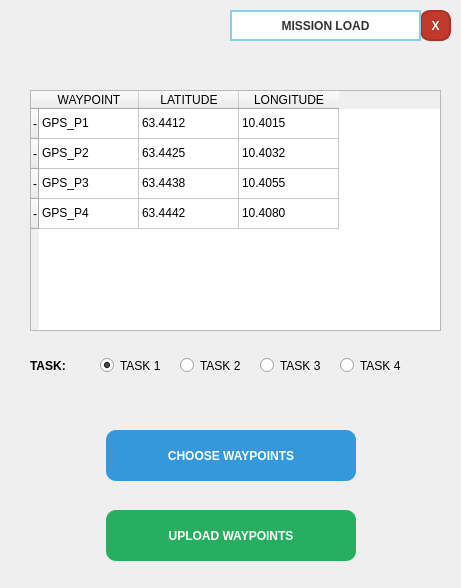
<?xml version="1.0" encoding="UTF-8"?>
<ui version="4.0">
 <class>gorevplanla</class>
 <widget class="QDialog" name="gorevplanla">
  <property name="geometry">
   <rect>
    <x>0</x>
    <y>0</y>
    <width>461</width>
    <height>588</height>
   </rect>
  </property>
  <property name="windowTitle">
   <string>MISSION LOAD</string>
  </property>
  <widget class="QPushButton" name="pushButton">
   <property name="geometry">
    <rect>
     <x>106</x>
     <y>430</y>
     <width>250</width>
     <height>51</height>
    </rect>
   </property>
   <property name="styleSheet">
    <string notr="true">QPushButton {
    background-color: #3498db; /* Buraya yazılıyor */
    color: white;              /* Yazı rengi beyaz olsun */
    border-radius: 10px;       /* Köşeler yuvarlak olsun */
    font-weight: bold;         /* Yazılar kalın olsun */
    padding: 10px;             /* Buton biraz etli dursun */
}

QPushButton:hover {
    background-color: #2980b9; /* Fare üzerine gelince biraz koyulaşsın */
}</string>
   </property>
   <property name="text">
    <string>CHOOSE WAYPOINTS</string>
   </property>
  </widget>
  <widget class="QPushButton" name="pushButton_2">
   <property name="geometry">
    <rect>
     <x>106</x>
     <y>510</y>
     <width>250</width>
     <height>51</height>
    </rect>
   </property>
   <property name="styleSheet">
    <string notr="true">QPushButton {
    background-color: #27ae60;
    color: white;
    border-radius: 10px;
    font-weight: bold;
    padding: 10px;
}
QPushButton:hover { background-color: #2ecc71; }</string>
   </property>
   <property name="text">
    <string>UPLOAD WAYPOINTS</string>
   </property>
  </widget>
  <widget class="QLabel" name="taskSelectionLabel">
   <property name="geometry">
    <rect><x>30</x><y>350</y><width>61</width><height>31</height></rect>
   </property>
   <property name="text"><string>TASK:</string></property>
   <property name="styleSheet"><string>font-weight: bold;</string></property>
  </widget>
  <widget class="QRadioButton" name="task1RadioButton">
   <property name="geometry">
    <rect><x>100</x><y>350</y><width>71</width><height>31</height></rect>
   </property>
   <property name="text"><string>TASK 1</string></property>
   <property name="checked"><bool>true</bool></property>
  </widget>
  <widget class="QRadioButton" name="task2RadioButton">
   <property name="geometry">
    <rect><x>180</x><y>350</y><width>71</width><height>31</height></rect>
   </property>
   <property name="text"><string>TASK 2</string></property>
  </widget>
  <widget class="QRadioButton" name="task3RadioButton">
   <property name="geometry">
    <rect><x>260</x><y>350</y><width>71</width><height>31</height></rect>
   </property>
   <property name="text"><string>TASK 3</string></property>
  </widget>
  <widget class="QRadioButton" name="task4RadioButton">
   <property name="geometry">
    <rect><x>340</x><y>350</y><width>71</width><height>31</height></rect>
   </property>
   <property name="text"><string>TASK 4</string></property>
  </widget>
  <widget class="QPushButton" name="pushButton_4">
   <property name="visible">
    <bool>false</bool>
   </property>
   <property name="geometry">
    <rect>
     <x>420</x>
     <y>10</y>
     <width>31</width>
     <height>31</height>
    </rect>
   </property>
   <property name="styleSheet">
    <string notr="true">QPushButton {
    background-color: #c0392b; /* Koyu Kırmızı */
    color: white;
    border-radius: 10px;
    font-weight: bold;
    border: 2px solid #a93226;
}</string>
   </property>
   <property name="text">
    <string>X</string>
   </property>
  </widget>
  <widget class="QPushButton" name="pushButton_3">
   <property name="visible">
    <bool>false</bool>
   </property>
   <property name="geometry">
    <rect>
     <x>230</x>
     <y>10</y>
     <width>191</width>
     <height>31</height>
    </rect>
   </property>
   <property name="styleSheet">
    <string notr="true">/* Nesnenin genel stili */
border: 2px solid #87CEEB;   /* 2 piksel kalınlığında, açık mavi sert kenarlık */
background-color: #FFFFFF;    /* İç renk tam beyaz */
color: #333333;               /* Yazı rengi (koyu gri/siyah) */
border-radius: 0px;           /* Köşelerin tamamen dik (sert) olması için 0 */
padding: 5px 15px;            /* İçerideki yazının kenarlara yapışmaması için boşluk */
font-weight: bold;            /* Yazıyı daha belirgin yapar */</string>
   </property>
   <property name="text">
    <string>MISSION LOAD</string>
   </property>
  </widget>
  <widget class="QTableWidget" name="tableWidget">
   <property name="geometry">
    <rect>
     <x>30</x>
     <y>90</y>
     <width>411</width>
     <height>241</height>
    </rect>
   </property>
   <row>
    <property name="text">
     <string>-</string>
    </property>
   </row>
   <row>
    <property name="text">
     <string>-</string>
    </property>
   </row>
   <row>
    <property name="text">
     <string>-</string>
    </property>
   </row>
   <row>
    <property name="text">
     <string>-</string>
    </property>
   </row>
   <column>
    <property name="text">
     <string>WAYPOINT</string>
    </property>
   </column>
   <column>
    <property name="text">
     <string>LATITUDE</string>
    </property>
   </column>
   <column>
    <property name="text">
     <string>LONGITUDE</string>
    </property>
   </column>
   <item row="0" column="0">
    <property name="text">
     <string>GPS_P1</string>
    </property>
   </item>
   <item row="0" column="1">
    <property name="text">
     <string>63.4412	</string>
    </property>
   </item>
   <item row="0" column="2">
    <property name="text">
     <string>10.4015</string>
    </property>
   </item>
   <item row="1" column="0">
    <property name="text">
     <string>GPS_P2</string>
    </property>
   </item>
   <item row="1" column="1">
    <property name="text">
     <string>63.4425	</string>
    </property>
   </item>
   <item row="1" column="2">
    <property name="text">
     <string>10.4032</string>
    </property>
   </item>
   <item row="2" column="0">
    <property name="text">
     <string>GPS_P3</string>
    </property>
   </item>
   <item row="2" column="1">
    <property name="text">
     <string>63.4438	</string>
    </property>
   </item>
   <item row="2" column="2">
    <property name="text">
     <string>10.4055</string>
    </property>
   </item>
   <item row="3" column="0">
    <property name="text">
     <string>GPS_P4</string>
    </property>
   </item>
   <item row="3" column="1">
    <property name="text">
     <string>63.4442	</string>
    </property>
   </item>
   <item row="3" column="2">
    <property name="text">
     <string>10.4080</string>
    </property>
   </item>
  </widget>
 </widget>
 <resources/>
 <connections/>
</ui>
